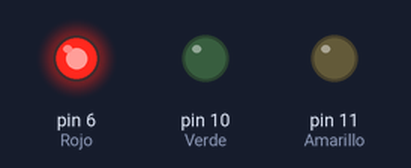
A sketch run on a simulated Arduino Uno, built with avr-gcc and run on an emulated ATmega328P. Parts: output pins drawn as LEDs (lit = HIGH).

Above: at 5.0 s.
At 12.5 s:
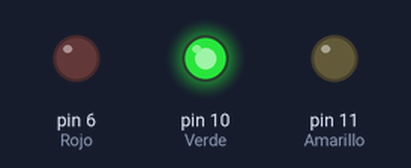
At 16.0 s:
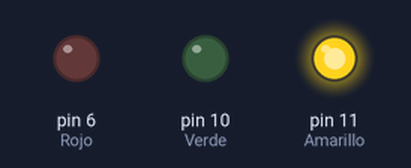
Timing chart, 0 to 22.1 s (numbered marks = the images above):
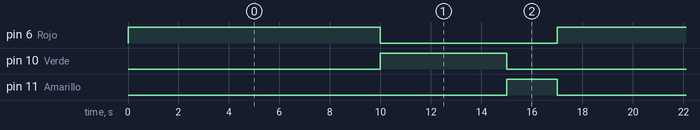

The sketch:

LED_TEST1.ino
```cpp
int Rojo = 6;
int Amarillo = 11;
int Verde= 10;

void setup() {
  pinMode(Rojo, OUTPUT);
  pinMode (Amarillo, OUTPUT);
  pinMode (Verde, OUTPUT);
}

void loop() {
  digitalWrite (Rojo, HIGH);
  delay (10000);
  digitalWrite(Rojo, LOW);
  digitalWrite (Verde, HIGH);
  delay(5000);
  digitalWrite(Verde, LOW);
  digitalWrite (Amarillo, HIGH);
  delay(2000);
  digitalWrite(Amarillo, LOW);
}
```

Measured:
- by itself, pin 6 (Rojo): alternates HIGH for 10.0 s and LOW for 7.0 s
- by itself, pin 10 (Verde): alternates HIGH for 5.0 s and LOW for 12.0 s
- by itself, pin 11 (Amarillo): alternates HIGH for 2.0 s and LOW for 15.0 s
